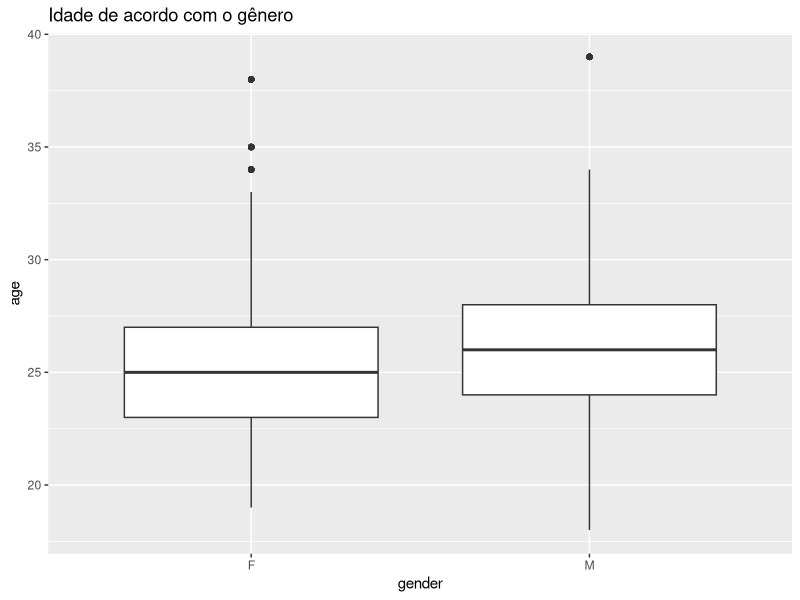
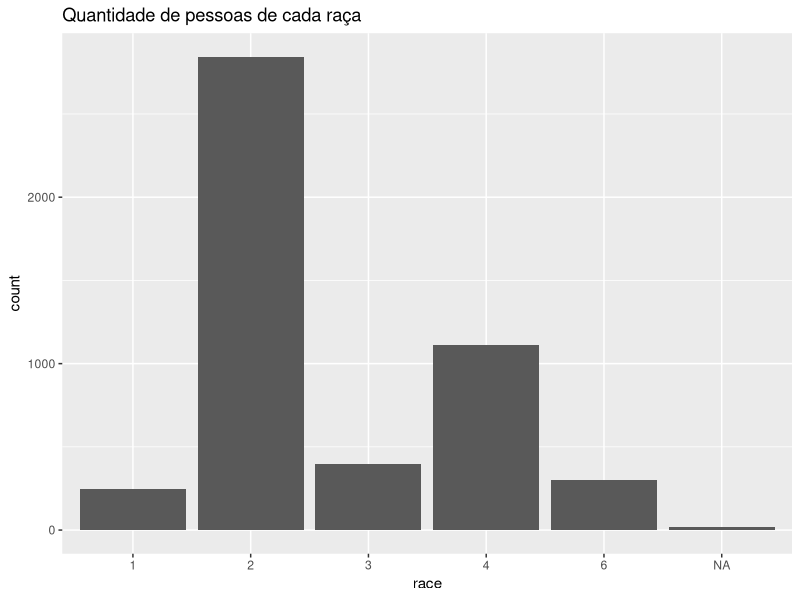
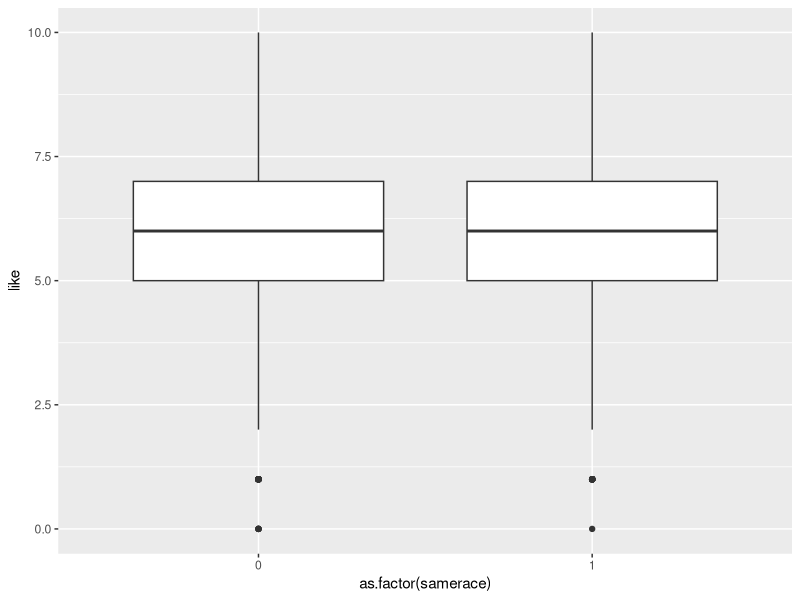

Generate these figures, in order, with R:
## ---- chunk 1
library(dplyr)
library(ggplot2)
## ---- chunk 2
romance <- read.csv("romance.csv")
## ---- chunk 3
summary(romance)
## ---- chunk 4
romance <- romance %>%
  mutate(
    gender = as.factor(ifelse(gender == 0, "F", "M")),
    race = as.factor(race),
    samerace = as.factor(samerace)
  )
## ---- chunk 5
ggplot(romance, aes(x = gender, y = age)) +
  geom_boxplot() +
  ggtitle("Idade de acordo com o gênero")
## ---- chunk 6
ggplot(romance, aes(race)) +
  geom_bar() +
  ggtitle("Quantidade de pessoas de cada raça")
## ---- chunk 7
ggplot(romance, aes(x = as.factor(samerace), y = like)) +
  geom_boxplot()
